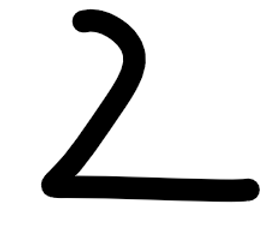
#> input picture 计算机视觉与模式识别/实验/Lab1-NetWork/Network/test_images/0.2.jpg, 275 x 241 px
$ python -i findDerivatives.py   (imports and definitions only)
#> lines starting #> are read from the running program, lines starting #| are printed output that depends on the picture
#> further down, picture is the input picture: shape (241, 275); min 0, max 255, mean 217.8
'''
  File name: findDerivatives.py
  Author: Tarmily Wen
  Date created: Dec. 8, 2019
'''

import numpy as np
from scipy import signal
import utils
from PIL import Image
import matplotlib.pyplot as plt

'''
  File clarification:
    Compute gradient put ginformation of the inrayscale image
    - Input I_gray: H x W matrix as image
    - Output Mag: H x W matrix represents the magnitude of derivatives
    - Output Magx: H x W matrix represents the derivatives along x-axis
    - Output Magy: H x W matrix represents the derivatives along y-axis
    - Output Ori: H x W matrix represents the orientation of derivatives
'''

def findDerivatives(I_gray):
    # smoothing kernels
    gaussian = np.array([[2, 4, 5, 4, 2], [4, 9, 12, 9, 4], [5, 12, 15, 12, 5], [4, 9, 12, 9, 4], [2, 4, 5, 4, 2]]) / 159.0

    # kernel for x and y gradient
    dx = np.asarray([[-1.0, 0.0, 1.0], [-2.0, 0.0, 2.0], [-1.0, 0.0, 1.0]])
    dy = np.asarray([[1.0, 2.0, 1.0], [0.0, 0.0, 0.0], [-1.0, -2.0, -1.0]])

    ###############################################################################
    # Your code here: calculate the gradient magnitude and orientation
    ###############################################################################

    Magx = signal.convolve(I_gray, dx, mode='same')
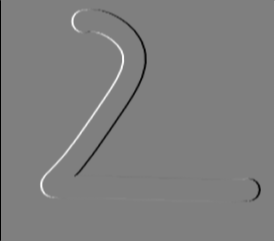
#> Magx: shape (241, 275) float64; min -1020, max 1020, mean 0; drawn with min black and max white
    Magx = signal.convolve(Magx, gaussian, mode='same')
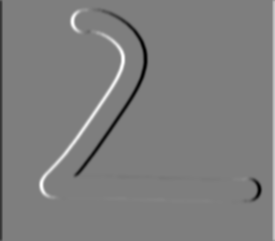
#> Magx: shape (241, 275) float64; min -543.2, max 553.7, mean 0; drawn with min black and max white

    Magy = signal.convolve(I_gray, dy, mode='same')
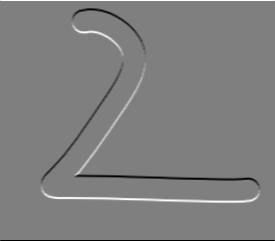
#> Magy: shape (241, 275) float64; min -1020, max 1020, mean 0; drawn with min black and max white
    Magy = signal.convolve(Magy, gaussian, mode='same')
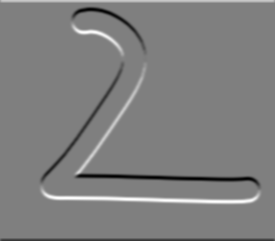
#> Magy: shape (241, 275) float64; min -558.1, max 558.1, mean 0; drawn with min black and max white

    Mag = np.sqrt(np.square(Magx) + np.square(Magy))
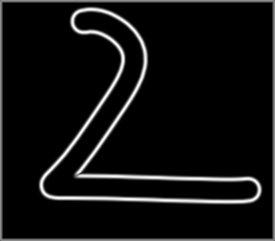
#> Mag: shape (241, 275) float64; min 0, max 569.1, mean 37.5; drawn with min black and max white

    Ori = np.arctan(np.divide(Magy, np.where(Magx == 0, 1e-10, Magx)))
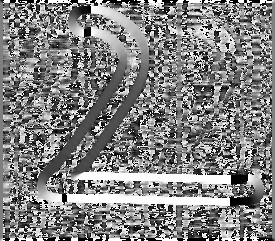
#> Ori: shape (241, 275) float64; min -1.57, max 1.57, mean 0.0261; drawn with min black and max white

    return Mag, Magx, Magy, Ori

>>> import cv2
>>> picture = cv2.imread('../../../../实验/Lab1-NetWork/Network/test_images/0.2.jpg', cv2.IMREAD_GRAYSCALE)
>>> result = findDerivatives(picture)

$ run again, on 计算机视觉与模式识别/实验/Lab1-NetWork/Network/test_images/2.4.jpg
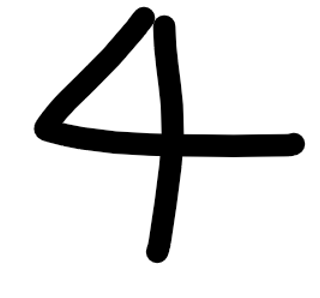
#> input picture 计算机视觉与模式识别/实验/Lab1-NetWork/Network/test_images/2.4.jpg, 320 x 298 px
#> picture is the input picture: shape (298, 320); min 0, max 255, mean 217
#> in findDerivatives, `Mag = np.sqrt(np.square(Magx) + np.square(Magy))`:
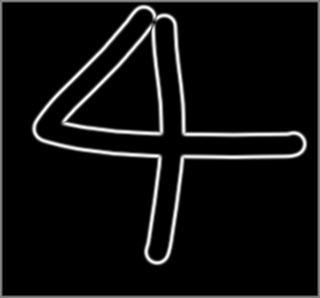
#> Mag: shape (298, 320) float64; min 0, max 570.2, mean 35.7; drawn with min black and max white
#> in findDerivatives, `Ori = np.arctan(np.divide(Magy, np.where(Magx == 0, 1e-10, Magx)))`:
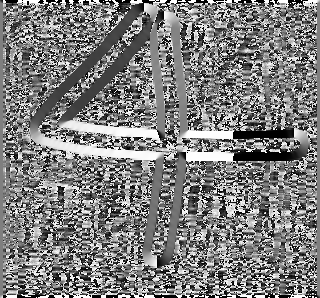
#> Ori: shape (298, 320) float64; min -1.57, max 1.57, mean -0.0135; drawn with min black and max white
